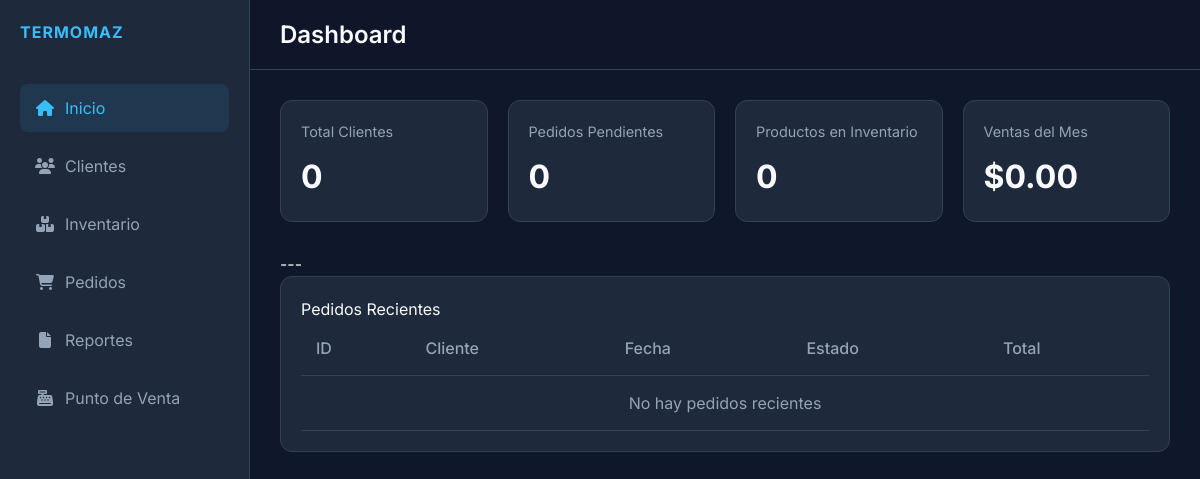
Before: / with the older database file.
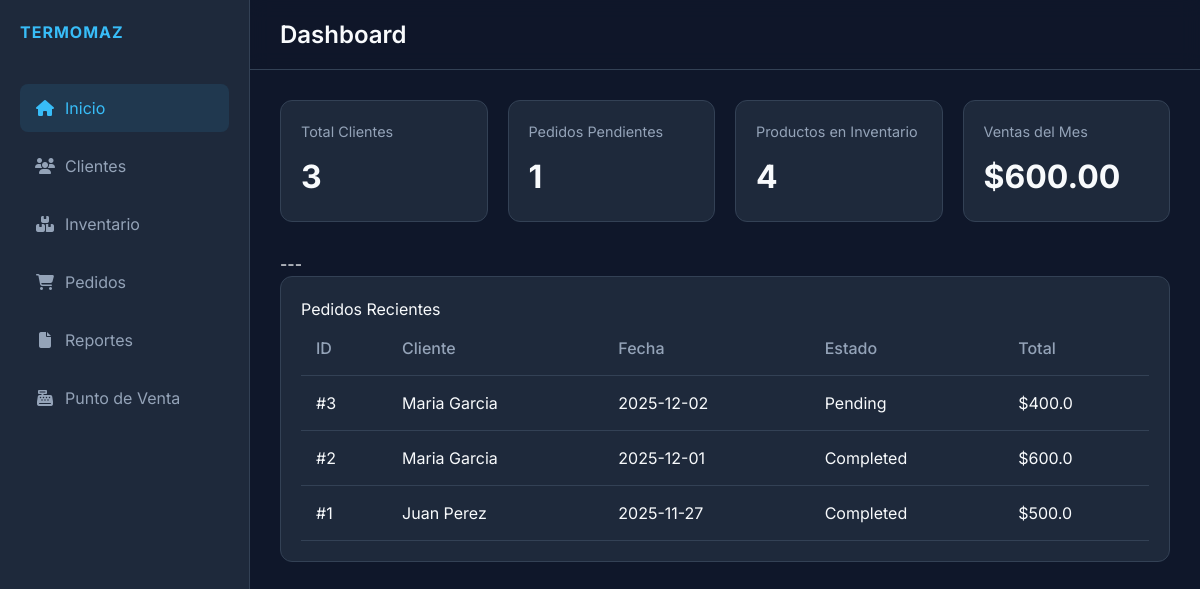
After: the same page with the newer database file.
### models.py (models this page shows)
class Order(db.Model):
    id = db.Column(db.Integer, primary_key=True)
    client_id = db.Column(db.Integer, db.ForeignKey('client.id'), nullable=False)
    client = db.relationship('Client', backref=db.backref('orders', lazy=True))
    date = db.Column(db.DateTime, default=datetime.utcnow)
    status = db.Column(db.String(20), default='Pending') # Pending, Completed, Cancelled
    total = db.Column(db.Float, default=0.0)
    shipping_address = db.Column(db.String(200))
    items = db.relationship('OrderItem', backref='order', lazy=True, cascade="all, delete-orphan")

class Client(db.Model):
    id = db.Column(db.Integer, primary_key=True)
    name = db.Column(db.String(100), nullable=False)
    phone = db.Column(db.String(20))
    email = db.Column(db.String(100))
    address = db.Column(db.String(200))
    created_at = db.Column(db.DateTime, default=datetime.utcnow)

### app.py (the view)
@app.route('/')
def index():
    total_clients = Client.query.count()
    total_products = Product.query.count()
    pending_orders = Order.query.filter_by(status='Pending').count()
    start_of_month = get_start_of_current_month()
    monthly_sales_orders = Order.query.filter(
        Order.status == 'Completed',
        Order.date >= start_of_month
    ).all()
    monthly_sales = sum(order.total for order in monthly_sales_orders)
    recent_orders = Order.query.order_by(Order.date.desc()).limit(5).all()
    return render_template('index.html',
                           total_clients=total_clients,
                           total_products=total_products,
                           pending_orders=pending_orders,
                           monthly_sales=f"{monthly_sales:.2f}",
                           recent_orders=recent_orders)

### app.py (called while the page is built)
def get_start_of_current_month():
    today = date.today()
    return datetime(today.year, today.month, 1)

### templates/index.html
{% extends 'base.html' %}
{% block title %}Dashboard{% endblock %}
{% block content %}
<div class="stats-grid">
    <div class="stat-card">
        <h3>Total Clientes</h3>
        <div class="value">{{ total_clients }}</div>
    </div>
    <div class="stat-card">
        <h3>Pedidos Pendientes</h3>
        <div class="value">{{ pending_orders }}</div>
    </div>
    <div class="stat-card">
        <h3>Productos en Inventario</h3>
        <div class="value">{{ total_products }}</div>
    </div>
    <div class="stat-card">
        <h3>Ventas del Mes</h3>
        <div class="value">${{ monthly_sales }}</div>
    </div>
</div>
---
<div class="card">
    <div class="card-header">
        <h2>Pedidos Recientes</h2>
    </div>
    <div class="table-container">
        <table>
            <thead>
                <tr>
                    <th>ID</th>
                    <th>Cliente</th>
                    <th>Fecha</th>
                    <th>Estado</th>
                    <th>Total</th>
                </tr>
            </thead>
            <tbody>
                {% for order in recent_orders %}
                <tr>
                    <td>#{{ order.id }}</td>
                    <td>{{ order.client.name }}</td>
                    <td>{{ order.date.strftime('%Y-%m-%d') }}</td>
                    <td>
                        <span class="order-status
                            {% if order.status == 'Completed' %}status-completed
                            {% elif order.status == 'Pending' %}status-pending
                            {% elif order.status == 'Shipped' %}status-shipped
                            {% else %}status-default{% endif %}">
                            {{ order.status }}
                        </span>
                    </td>
                    <td>${{ order.total }}</td>
                </tr>
                {% else %}
                <tr>
                    <td colspan="5" style="text-align: center; color: var(--text-muted);">No hay pedidos recientes</td>
                </tr>
                {% endfor %}
            </tbody>
        </table>
    </div>
</div>
{% endblock %}

### templates/base.html (shortened to what this page needs)
<!DOCTYPE html>
<html lang="es">
<head>
    <link rel="stylesheet" href="{{ url_for('static', filename='style.css') }}">
    <script src="https://cdn.tailwindcss.com"></script>
    <link rel="stylesheet" href="https://cdnjs.cloudflare.com/ajax/libs/font-awesome/6.4.0/css/all.min.css">
</head>
<body>
    <div class="app-container">
        <aside class="sidebar">
            <div class="logo">
                <h2>TERMOMAZ</h2>
            </div>
            <nav>
                <ul>
                    <li><a href="{{ url_for('index') }}"
                            class="{{ 'active' if request.endpoint == 'index' else '' }}"><i class="fas fa-home"></i>
                            Inicio</a></li>
                    <li><a href="{{ url_for('clients') }}"
                            class="{{ 'active' if request.endpoint == 'clients' else '' }}"><i class="fas fa-users"></i>
                            Clientes</a></li>
                    <li><a href="{{ url_for('inventory') }}"
                            class="{{ 'active' if request.endpoint == 'inventory' else '' }}"><i
                                class="fas fa-boxes"></i> Inventario</a></li>
                    <li><a href="{{ url_for('orders') }}"
                            class="{{ 'active' if request.endpoint == 'orders' else '' }}"><i
                                class="fas fa-shopping-cart"></i> Pedidos</a></li>
                    <li><a href="{{ url_for('reports') }}"
                            class="{{ 'active' if request.endpoint == 'reports' else '' }}"><i class="fas fa-file"></i>
                            Reportes</a></li>
                    <li><a href="{{ url_for('pos') }}" class="{{ 'active' if request.endpoint == 'pos' else '' }}"><i
                                class="fas fa-cash-register"></i>
                            Punto de Venta</a></li>
                </ul>
            </nav>
        </aside>
        <main class="content">
            <header>
                <h1>{% block title %}{% endblock %}</h1>
            </header>
            <div class="page-content">
                {% block content %}{% endblock %}
            </div>
        </main>
    </div>
</body>
</html>

### static/style.css (style rules this page uses)
:root { --bg-color: #0f172a; --sidebar-bg: #1e293b; --card-bg: #1e293b; --text-color: #f8fafc; --text-muted: #94a3b8; --accent-color: #38bdf8; --accent-hover: #0ea5e9; --border-color: #334155; --success-color: #22c55e; --danger-color: #ef4444; --font-main: 'Inter', sans-serif; }
* { margin: 0; padding: 0; box-sizing: border-box; }
body { font-family: var(--font-main); background-color: var(--bg-color); color: var(--text-color); height: 100vh; overflow: hidden; }
.app-container { display: flex; height: 100%; }
.sidebar { width: 250px; background-color: var(--sidebar-bg); border-right: 1px solid var(--border-color); display: flex; flex-direction: column; padding: 20px; }
.logo h2 { color: var(--accent-color); font-weight: 700; margin-bottom: 40px; letter-spacing: 1px; }
.sidebar nav ul { list-style: none; }
.sidebar nav ul li { margin-bottom: 10px; }
.sidebar nav ul li a { display: flex; align-items: center; padding: 12px 15px; color: var(--text-muted); text-decoration: none; border-radius: 8px; transition: all 0.3s ease; }
.sidebar nav ul li a i { margin-right: 10px; width: 20px; text-align: center; }
.sidebar nav ul li a:hover, .sidebar nav ul li a.active { background-color: rgba(56, 189, 248, 0.1); color: var(--accent-color); }
.content { flex: 1; display: flex; flex-direction: column; overflow: hidden; }
header { height: 70px; display: flex; align-items: center; justify-content: space-between; padding: 0 30px; border-bottom: 1px solid var(--border-color); background-color: rgba(15, 23, 42, 0.8); backdrop-filter: blur(10px); }
header h1 { font-size: 1.5rem; font-weight: 600; }
.page-content { flex: 1; padding: 30px; overflow-y: auto; }
.card { background-color: var(--card-bg); border-radius: 12px; padding: 20px; border: 1px solid var(--border-color); margin-bottom: 20px; }
.stats-grid { display: grid; grid-template-columns: repeat(auto-fit, minmax(200px, 1fr)); gap: 20px; margin-bottom: 30px; }
.stat-card { background-color: var(--card-bg); padding: 20px; border-radius: 12px; border: 1px solid var(--border-color); display: flex; flex-direction: column; }
.stat-card h3 { font-size: 0.9rem; color: var(--text-muted); margin-bottom: 10px; }
.stat-card .value { font-size: 2rem; font-weight: 700; color: var(--text-color); }
.table-container { overflow-x: auto; }
table { width: 100%; border-collapse: collapse; }
th, td { padding: 15px; text-align: left; border-bottom: 1px solid var(--border-color); }
th { color: var(--text-muted); font-weight: 500; }

Changed rows visible on the page:
added Order: id "3", client.name "Maria Garcia", date "2025-12-02", status "Pending", total "400.0"
added Order: id "2", client.name "Maria Garcia", date "2025-12-01", status "Completed", total "600.0"
added Order: id "1", client.name "Juan Perez", date "2025-11-27", status "Completed", total "500.0"
Other visible differences:
{{ total_clients }}: "0" → "3"
{{ pending_orders }}: "0" → "1"
{{ total_products }}: "0" → "4"
{{ monthly_sales }}: "0.00" → "600.00"
text no longer shown: "No hay pedidos recientes"
